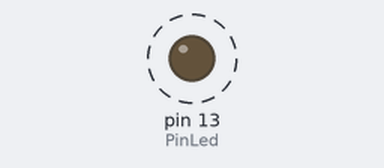
Simulated run of this sketch. Board: Arduino Uno, built with avr-gcc and run on an emulated ATmega328P. On the bench: output pins drawn as LEDs (lit = HIGH). Dashed ring = blinking.

Above: at 0.35 s.
Timing chart, 0 to 3.0 s (numbered marks = the images above):
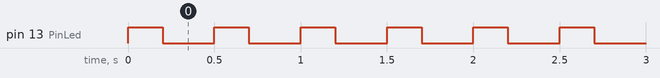

The sketch:

Menyalakan_dan_Mematikan_LED.ino
```cpp
#define PinLed 13 // Deklarasi pin 13 (terdapat led pada pin 13)

void setup() {
  // put your setup code here, to run once:
  pinMode(PinLed, OUTPUT); // Memberikan mode ouput pada pin 13 (PinLed)

}

void loop() {
  // put your main code here, to run repeatedly:

  digitalWrite(PinLed, HIGH); // Memberi nilai HIGH atau 1 pada pin 13
  delay(200); // Memberikan waktu dengan satuan milisecond
  digitalWrite(PinLed, LOW); // Memberi nilai LOW atau 0 pada pin 13
  delay(300); // Memberikan waktu

}
```

Measured:
- by itself, pin 13 (PinLed): alternates HIGH for 0.20 s and LOW for 0.30 s
